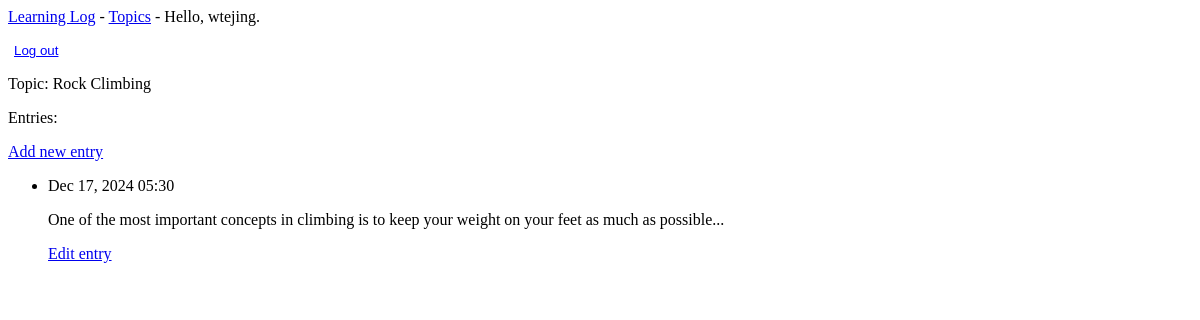
The page /topics/2/ (signed in) on the database as committed earlier.
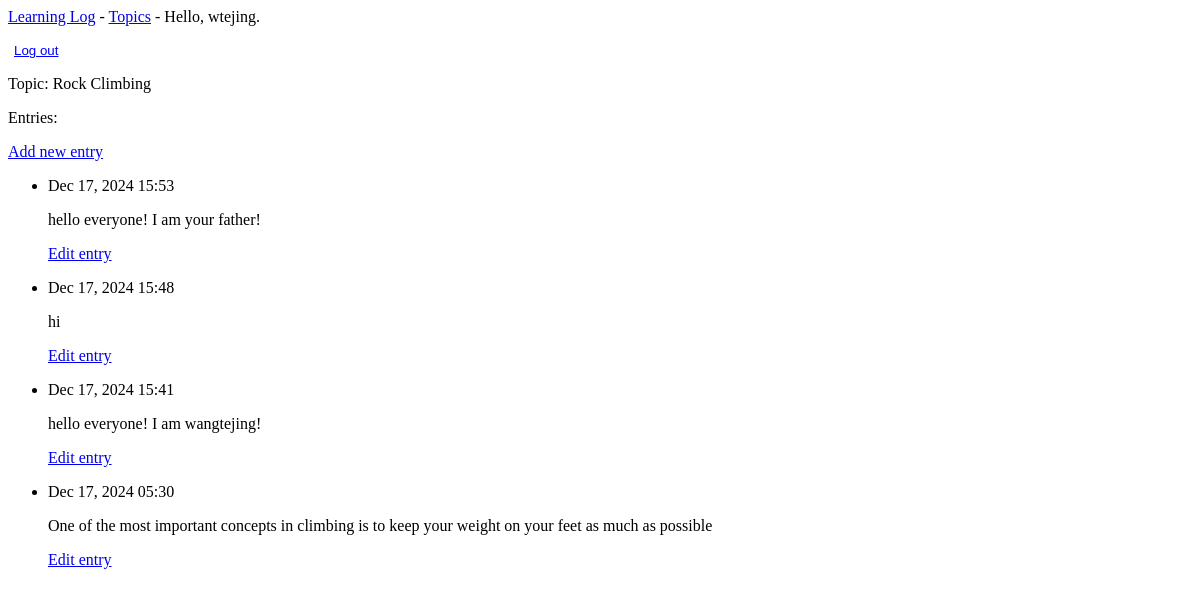
The same page on the database as committed later.
### learning_logs/models.py (models this page shows, shortened)
class Topic(models.Model):
    text = models.CharField(max_length=200)
    date_added = models.DateTimeField(auto_now_add=True)
    owner = models.ForeignKey(User, on_delete=models.CASCADE)
    def __str__(self):
        return self.text

class Entry(models.Model):
    topic = models.ForeignKey(Topic, on_delete=models.CASCADE)
    text = models.TextField()
    date_added = models.DateTimeField(auto_now_add=True)
    class Meta:
        verbose_name_plural = 'entries'

### learning_logs/views.py (the view)
# urls.py: path('topics/<int:topic_id>/', views.topic, name='topic'),
@login_required
def topic(request, topic_id):
    topic = Topic.objects.get(id=topic_id)
    if topic.owner != request.user:
        raise Http404
    entries = topic.entry_set.order_by('-date_added')
    context = {'topic': topic, 'entries': entries}
    return render(request, 'learning_logs/topic.html', context)

### learning_logs/templates/learning_logs/topic.html
{% extends 'learning_logs/base.html' %}
{% block content %}
  <p>Topic: {{topic}}</p>
  <p>Entries:</p>
  <p>
    <a href="{% url 'learning_logs:new_entry' topic.id %}">Add new entry</a>
  </p>
  <ul>
  {% for entry in entries %}
    <li>
        <p>{{ entry.date_added|date:'M d, Y H:i' }}</p>
        <p>{{entry.text|linebreaks }}</p>
        <p>
          <a href="{% url 'learning_logs:edit_entry' entry.id %}">Edit entry</a>
        </p>
    </li>
  {% empty %}
    <li>There are no entries for this topic yet.</li>
  {% endfor %}
  </ul>
{% endblock content %}

### learning_logs/templates/learning_logs/base.html (shortened to what this page needs)
<p>
  <a href="{% url 'learning_logs:index' %}">Learning Log</a> -
  <a href="{% url 'learning_logs:topics' %}">Topics</a> -
  {% if user.is_authenticated %}
    Hello, {{ user.username }}.
    <form action="{% url 'users:logout' %}" method="POST" style="display:inline;">
      <button type="submit" style="background:none;border:none;color:blue;text-decoration:underline;cursor:pointer;">
        Log out
      </button>
    </form>
  {% else %}
    <a href="{% url 'users:register' %}">Register</a> -
    <a href="{% url 'users:login' %}">Log in</a>
  {% endif %}
</p>
{% block content %}{% endblock content %}

Rows that differ between the two databases and show on the page:
added Entry: date_added "Dec 17, 2024 15:53", text "hello everyone! I am your father!"
added Entry: date_added "Dec 17, 2024 15:48", text "hi"
added Entry: date_added "Dec 17, 2024 15:41", text "hello everyone! I am wangtejing!"
changed Entry: text "One of the most important concepts in climbing is to keep your weight on your feet as much as possible..." → "One of the most important concepts in climbing is to keep your weight on your feet as much as possible"
